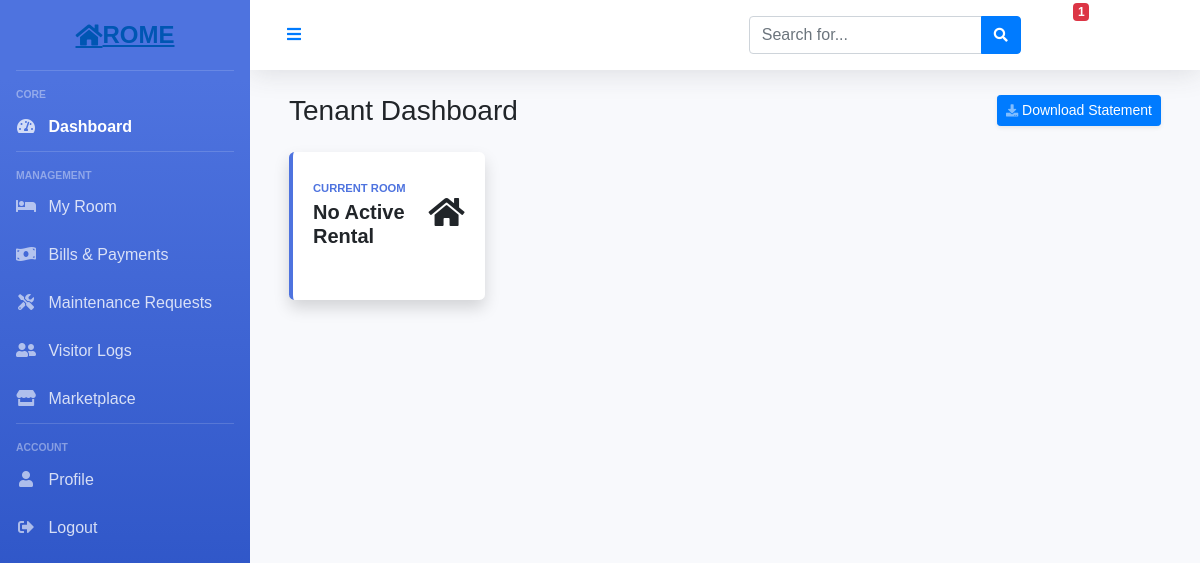
The app's page /tenant/tabs/dashboard-tab.php (signed in), older data.
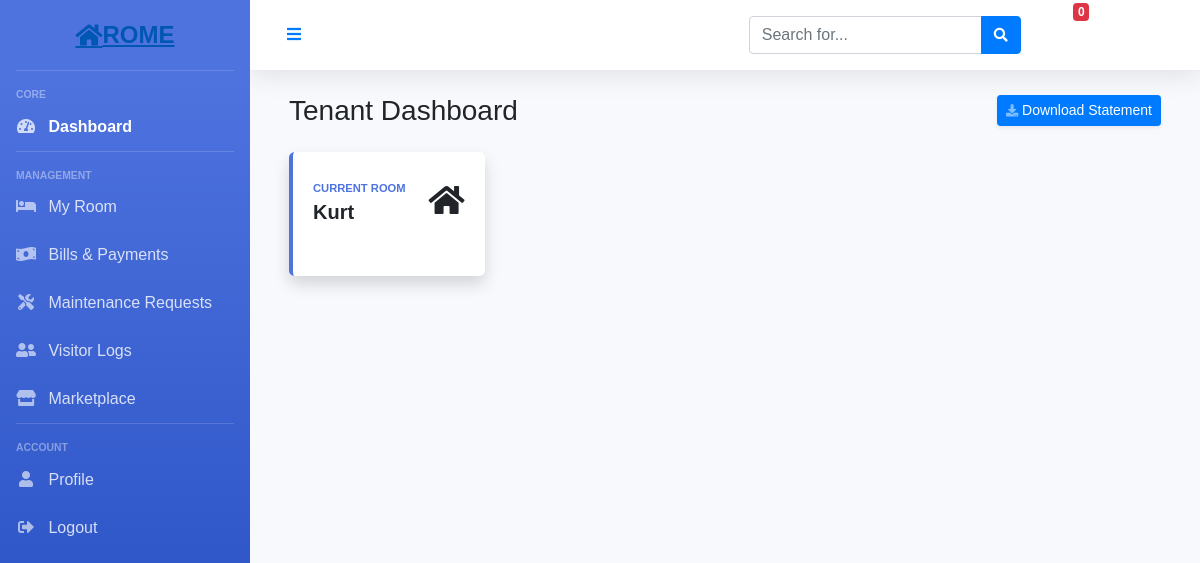
The same page, newer data.
### tables this page shows
CREATE TABLE `current_rentals` (
  `id` int(10) UNSIGNED NOT NULL,
  `user_id` int(10) UNSIGNED NOT NULL,
  `room_id` int(10) UNSIGNED NOT NULL,
  `room_name` varchar(191) NOT NULL,
  `room_type` varchar(100) NOT NULL,
  `start_date` date NOT NULL,
  `end_date` date NOT NULL,
  `monthly_rent` decimal(10,2) NOT NULL,
  `security_deposit` decimal(10,2) DEFAULT 0.00,
  `status` enum('active','expired','terminated') NOT NULL DEFAULT 'active',
  `created_at` timestamp NULL DEFAULT current_timestamp(),
  `updated_at` timestamp NULL DEFAULT current_timestamp()
);

CREATE TABLE `room_rental_registrations` (
  `id` int(10) UNSIGNED NOT NULL,
  `fullname` varchar(191) NOT NULL,
  `mobile` varchar(191) NOT NULL,
  `alternat_mobile` varchar(191) NOT NULL,
  `email` varchar(191) NOT NULL,
  `country` varchar(191) NOT NULL,
  `state` varchar(191) NOT NULL,
  `city` varchar(191) NOT NULL,
  `landmark` varchar(191) NOT NULL,
  `rent` varchar(191) NOT NULL,
  `sale` varchar(190) DEFAULT NULL,
  `deposit` varchar(191) NOT NULL,
  `plot_number` varchar(191) NOT NULL,
  `rooms` varchar(100) DEFAULT NULL,
  `address` varchar(191) NOT NULL,
  `accommodation` varchar(191) NOT NULL,
  `description` varchar(191) NOT NULL,
  `image` longtext DEFAULT NULL,
  `open_for_sharing` varchar(191) DEFAULT NULL,
  `other` varchar(191) DEFAULT NULL,
  `vacant` int(1) NOT NULL DEFAULT 1,
  `created_at` timestamp NULL DEFAULT current_timestamp(),
  `updated_at` timestamp NULL DEFAULT current_timestamp(),
  `user_id` int(10) DEFAULT NULL
);

### tenant/tabs/dashboard-tab.php (the view, shortened to what the changed rows need)
<?php
require_once($_SERVER['DOCUMENT_ROOT'] . '/ROME/includes/db_connection.php');
$tenant_id = $_SESSION['user_id'];
try {
    $db = getDbConnection();
    $stmt = $db->prepare("
        SELECT cr.*, rrr.fullname as room_name, rrr.image as room_image, rrr.address as location
        FROM current_rentals cr
        JOIN room_rental_registrations rrr ON cr.room_id = rrr.id
        WHERE cr.user_id = :user_id AND cr.status = 'active'
        LIMIT 1
    ");
    $stmt->execute([':user_id' => $tenant_id]);
    $current_rental = $stmt->fetch(PDO::FETCH_ASSOC);
    $stmt = $connect->prepare("
        SELECT * FROM bills
        WHERE user_id = :user_id AND status = 'unpaid'
        ORDER BY due_date ASC
    ");
    $stmt->execute([':user_id' => $tenant_id]);
    $bills = $stmt->fetchAll(PDO::FETCH_ASSOC);
    $unpaid_bills_count = count($bills);
    $pending_maintenance_count = 0;
} catch(PDOException $e) {
    echo "Error: " . $e->getMessage();
}
$active_tab = isset($_GET['tab']) ? $_GET['tab'] : 'dashboard';
?>
<!DOCTYPE html>
<html lang="en">
<head>
    <link rel="stylesheet" href="https://stackpath.bootstrapcdn.com/bootstrap/4.5.2/css/bootstrap.min.css">
    <link rel="stylesheet" href="https://cdnjs.cloudflare.com/ajax/libs/font-awesome/5.15.3/css/all.min.css">
</head>
<body>
    <div id="wrapper">
        <div id="content-wrapper">
            <div class="topbar">
                <ul class="navbar-nav ml-auto ml-md-0">
                    <li class="nav-item dropdown no-arrow mx-1">
                        <a class="nav-link dropdown-toggle" href="#" id="alertsDropdown" role="button" data-toggle="dropdown" aria-haspopup="true" aria-expanded="false">
                            <i class="fas fa-bell fa-fw"></i>
                            <span class="badge badge-danger badge-counter"><?php echo $unpaid_bills_count + $pending_maintenance_count; ?></span>
                        </a>
                    </li>
                </ul>
            </div>
            <div id="content">
                <div class="container-fluid">
                    <?php if ($active_tab == 'dashboard'): ?>
                    <div class="d-sm-flex align-items-center justify-content-between mb-4">
                        <h1 class="h3 mb-0 text-gray-800">Tenant Dashboard</h1>
                    </div>
                    <div class="row">
                        <div class="col-xl-3 col-md-6 mb-4">
                            <div class="card border-left-primary shadow h-100 py-2">
                                <div class="card-body">
                                    <div class="row no-gutters align-items-center">
                                        <div class="col mr-2">
                                            <div class="text-xs font-weight-bold text-primary text-uppercase mb-1">
                                                Current Room</div>
                                            <div class="h5 mb-0 font-weight-bold text-gray-800">
                                                <?php echo isset($current_rental['room_name']) ? $current_rental['room_name'] : 'No Active Rental'; ?>
                                            </div>
                                        </div>
                                    </div>
                                </div>
                            </div>
                        </div>
                    <?php elseif ($active_tab == 'my-room'): ?>
                        <?php include 'my-room-tab.php'; ?>
                    <?php elseif ($active_tab == 'bills'): ?>
                        <?php include 'bills-tab.php'; ?>
                    <?php elseif ($active_tab == 'maintenance'): ?>
                        <?php include 'maintenance-tab.php'; ?>
                    <?php elseif ($active_tab == 'visitors'): ?>
                        <?php include 'visitors-tab.php'; ?>
                    <?php elseif ($active_tab == 'marketplace'): ?>
                        <?php include 'marketplace-tab.php'; ?>
                    <?php elseif ($active_tab == 'profile'): ?>
                        <?php include 'profile-tab.php'; ?>
                    <?php endif; ?>
                </div>
            </div>
        </div>
    </div>
    <link href="https://cdnjs.cloudflare.com/ajax/libs/cropperjs/1.5.12/cropper.min.css" rel="stylesheet">
</body>
</html>

Row changes from the older to the newer data that the page shows:
added current_rentals: room_rental_registrations.fullname "Kurt"
Text that changed along with them:
$unpaid_bills_count + $pending_maintenance_count: "1" → "0"
text no longer shown: "No Active Rental"
